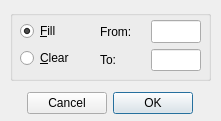
<ui version="4.0" >
 <author>Matt Walker</author>
 <comment></comment>
 <exportmacro></exportmacro>
 <class>PatternFillDialog_UI</class>
 <widget class="QDialog" name="PatternFillDialog_UI" >
  <property name="geometry" >
   <rect>
    <x>0</x>
    <y>0</y>
    <width>221</width>
    <height>121</height>
   </rect>
  </property>
  <property name="sizePolicy" >
   <sizepolicy>
    <hsizetype>5</hsizetype>
    <vsizetype>5</vsizetype>
    <horstretch>0</horstretch>
    <verstretch>0</verstretch>
   </sizepolicy>
  </property>
  <property name="windowTitle" >
   <string>Form 1</string>
  </property>
  <property name="modal" >
   <bool>true</bool>
  </property>
  <widget class="QGroupBox" name="groupBox" >
   <property name="geometry" >
    <rect>
     <x>10</x>
     <y>10</y>
     <width>201</width>
     <height>71</height>
    </rect>
   </property>
   <property name="title" >
    <string/>
   </property>
   <widget class="QWidget" name="layoutWidget_1" >
    <property name="geometry" >
     <rect>
      <x>10</x>
      <y>10</y>
      <width>71</width>
      <height>51</height>
     </rect>
    </property>
    <layout class="QGridLayout" >
     <property name="margin" >
      <number>0</number>
     </property>
     <property name="spacing" >
      <number>6</number>
     </property>
     <item row="0" column="0" >
      <widget class="QRadioButton" name="fillRB" >
       <property name="toolTip" >
        <string/>
       </property>
       <property name="text" >
        <string>&amp;Fill</string>
       </property>
       <property name="shortcut" >
        <string>Alt+F</string>
       </property>
       <property name="checked" >
        <bool>true</bool>
       </property>
      </widget>
     </item>
     <item row="1" column="0" >
      <widget class="QRadioButton" name="clearRB" >
       <property name="text" >
        <string>&amp;Clear</string>
       </property>
       <property name="shortcut" >
        <string>Alt+C</string>
       </property>
      </widget>
     </item>
    </layout>
   </widget>
   <widget class="QWidget" name="layoutWidget_2" >
    <property name="geometry" >
     <rect>
      <x>90</x>
      <y>10</y>
      <width>101</width>
      <height>51</height>
     </rect>
    </property>
    <layout class="QGridLayout" >
     <property name="margin" >
      <number>0</number>
     </property>
     <property name="spacing" >
      <number>6</number>
     </property>
     <item row="0" column="0" >
      <widget class="QLabel" name="textLabel1" >
       <property name="text" >
        <string>From:</string>
       </property>
      </widget>
     </item>
     <item row="0" column="1" >
      <widget class="QLineEdit" name="fromText" >
       <property name="maximumSize" >
        <size>
         <width>50</width>
         <height>32767</height>
        </size>
       </property>
       <property name="text" >
        <string/>
       </property>
      </widget>
     </item>
     <item row="1" column="0" >
      <widget class="QLabel" name="textLabel2" >
       <property name="text" >
        <string>To:</string>
       </property>
      </widget>
     </item>
     <item row="1" column="1" >
      <widget class="QLineEdit" name="toText" >
       <property name="maximumSize" >
        <size>
         <width>50</width>
         <height>32767</height>
        </size>
       </property>
      </widget>
     </item>
    </layout>
   </widget>
  </widget>
  <widget class="QWidget" name="layout1" >
   <property name="geometry" >
    <rect>
     <x>10</x>
     <y>90</y>
     <width>201</width>
     <height>27</height>
    </rect>
   </property>
   <layout class="QHBoxLayout" >
    <property name="margin" >
     <number>0</number>
    </property>
    <property name="spacing" >
     <number>6</number>
    </property>
    <item>
     <spacer>
      <property name="orientation" >
       <enum>Qt::Horizontal</enum>
      </property>
      <property name="sizeType" >
       <enum>QSizePolicy::Expanding</enum>
      </property>
      <property name="sizeHint" >
       <size>
        <width>36</width>
        <height>11</height>
       </size>
      </property>
     </spacer>
    </item>
    <item>
     <widget class="QPushButton" name="cancelBtn" >
      <property name="text" >
       <string>Cancel</string>
      </property>
     </widget>
    </item>
    <item>
     <widget class="QPushButton" name="okBtn" >
      <property name="text" >
       <string>OK</string>
      </property>
      <property name="default" >
       <bool>true</bool>
      </property>
     </widget>
    </item>
    <item>
     <spacer>
      <property name="orientation" >
       <enum>Qt::Horizontal</enum>
      </property>
      <property name="sizeType" >
       <enum>QSizePolicy::Expanding</enum>
      </property>
      <property name="sizeHint" >
       <size>
        <width>36</width>
        <height>11</height>
       </size>
      </property>
     </spacer>
    </item>
   </layout>
  </widget>
 </widget>
 <layoutdefault spacing="0" margin="0" />
 <pixmapfunction></pixmapfunction>
 <tabstops>
  <tabstop>fillRB</tabstop>
  <tabstop>fromText</tabstop>
  <tabstop>toText</tabstop>
  <tabstop>cancelBtn</tabstop>
  <tabstop>okBtn</tabstop>
 </tabstops>
 <includes/>
 <resources/>
 <connections/>
</ui>
